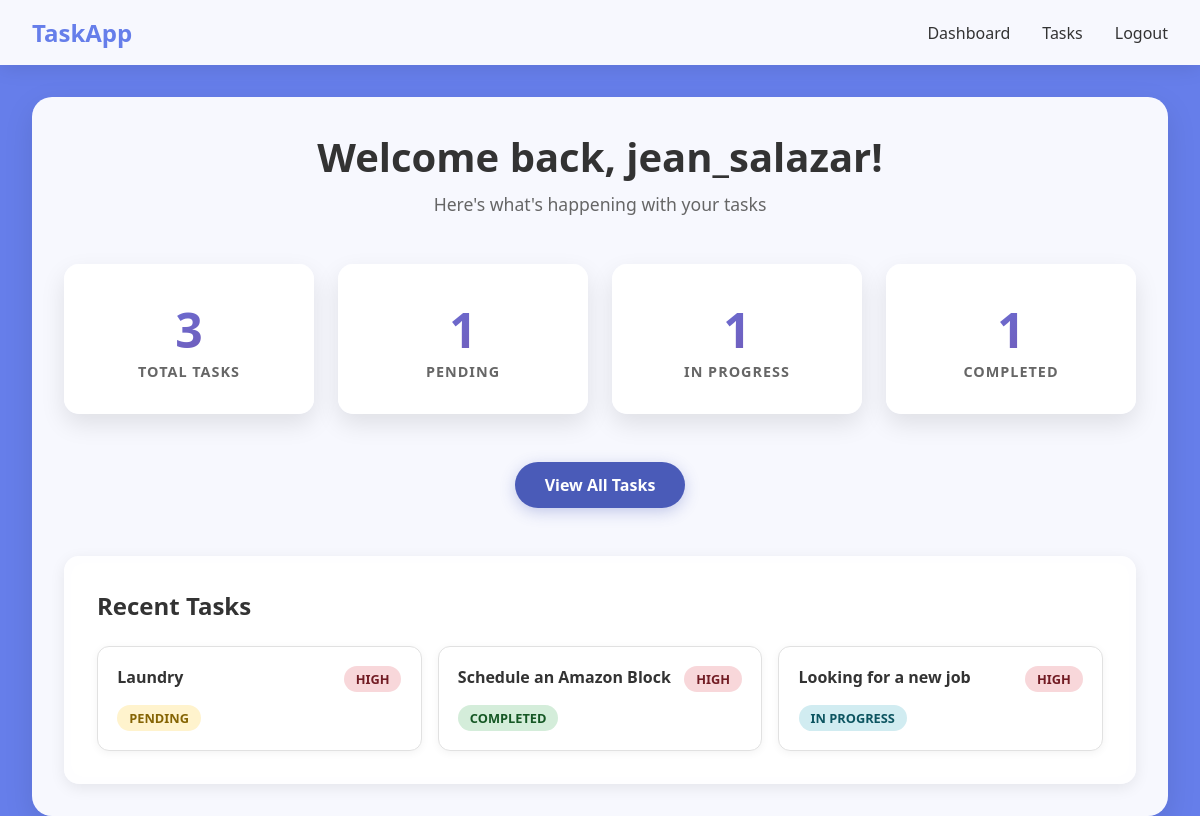
The page /dashboard/ (signed in) on the database as committed earlier.
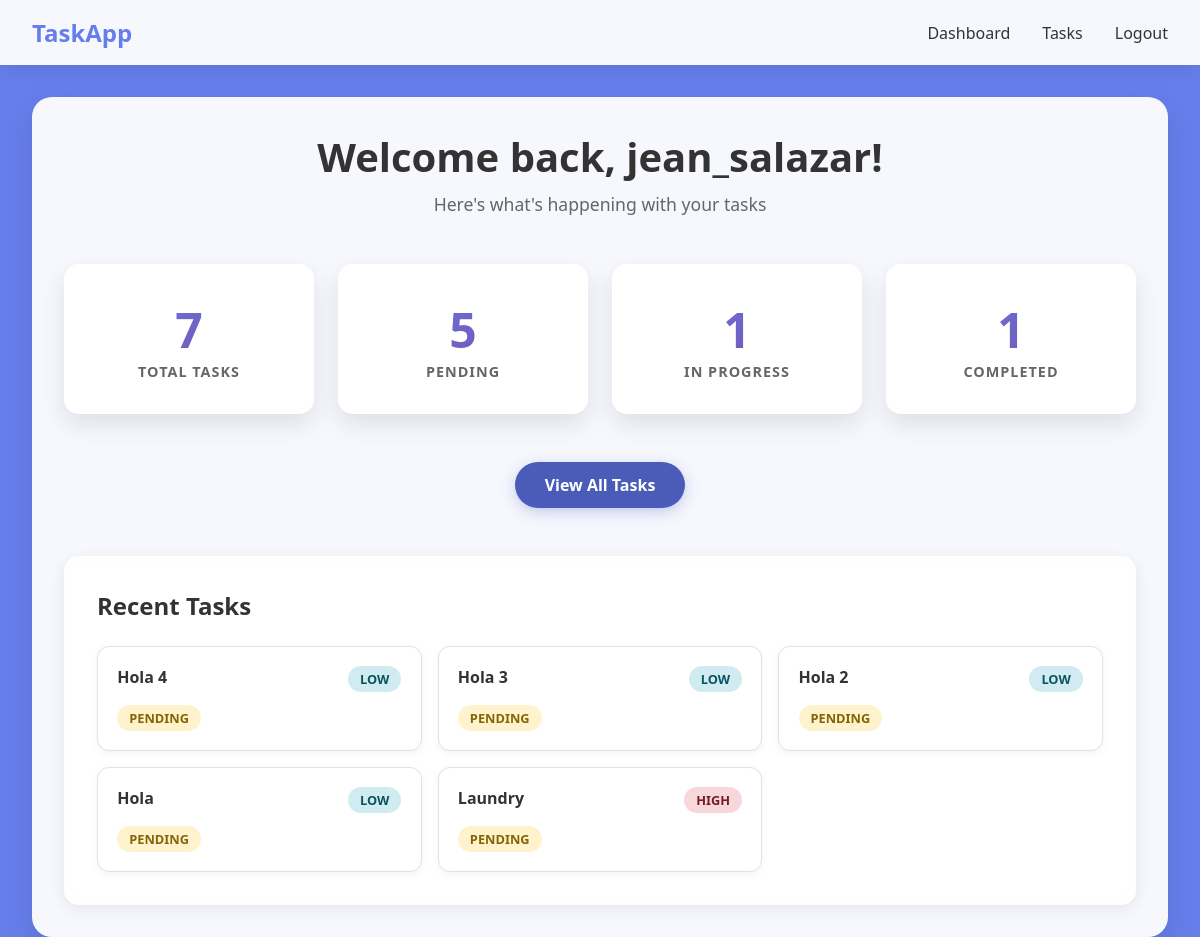
The same page on the database as committed later.
### tasks/models.py (models this page shows, shortened)
class Task(models.Model):
    class Priority(models.TextChoices):
        HIGH = 'high', 'High'
        MEDIUM = 'medium', 'Medium'
        LOW = 'low', 'Low'
    class Status(models.TextChoices):
        COMPLETED = 'completed', 'Completed'
        IN_PROGRESS = 'in_progress', 'In Progress'
        PENDING = 'pending', 'Pending'
    title = models.CharField(max_length=200)
    description = models.TextField(null=True, blank=True)
    created_at = models.DateTimeField(auto_now_add=True)
    updated_at = models.DateTimeField(auto_now=True)
    priority = models.CharField(max_length=10, choices=Priority.choices, default=Priority.LOW)
    status = models.CharField(max_length=20, choices=Status.choices, default=Status.PENDING)
    user = models.ForeignKey(User, on_delete=models.CASCADE)

### tasks/views.py (the view)
# urls.py: path('dashboard/', views.dashboard, name='dashboard'),
def dashboard(request):
    if request.user.is_authenticated:
        stats = Task.objects.filter(user=request.user).aggregate(
            total=Count('id'),
            pending=Count('id', filter=Q(status='pending')),
            in_progress=Count('id', filter=Q(status='in_progress')),
            completed=Count('id', filter=Q(status='completed'))
        )
        recent_tasks = Task.objects.filter(user=request.user).order_by('-created_at')[:5]
        return render(request, 'dashboard.html', {
            'total_tasks': stats['total'],
            'pending_tasks': stats['pending'],
            'in_progress_tasks': stats['in_progress'],
            'completed_tasks': stats['completed'],
            'recent_tasks': recent_tasks,
        })
    return render(request, 'dashboard.html')

### tasks/templates/dashboard.html
{% extends 'base.html' %}
{% block content %}
    <div class="main-content">
        <div class="dashboard-container">
            <div class="dashboard-header">
                <h1>Welcome back, {{ user.username }}!</h1>
                <p>Here's what's happening with your tasks</p>
            </div>
            <div class="dashboard-stats">
                <div class="stat-card">
                    <div class="stat-number">{{ total_tasks }}</div>
                    <div class="stat-label">Total Tasks</div>
                </div>
                <div class="stat-card">
                    <div class="stat-number">{{ pending_tasks }}</div>
                    <div class="stat-label">Pending</div>
                </div>
                <div class="stat-card">
                    <div class="stat-number">{{ in_progress_tasks }}</div>
                    <div class="stat-label">In Progress</div>
                </div>
                <div class="stat-card">
                    <div class="stat-number">{{ completed_tasks }}</div>
                    <div class="stat-label">Completed</div>
                </div>
            </div>
            <div class="dashboard-actions">
                <a href="{% url 'tasks' %}" class="btn btn-primary">View All Tasks</a>
            </div>
            <div class="recent-tasks">
                <h3>Recent Tasks</h3>
                {% if recent_tasks %}
                    <div class="task-list">
                        {% for task in recent_tasks %}
                            <div class="task-item">
                                <div class="task-item-header">
                                    <h4>{{ task.title }}</h4>
                                    <span class="task-priority priority-{{ task.priority }}">{{ task.get_priority_display }}</span>
                                </div>
                                <div class="task-status status-{{ task.status }}">{{ task.get_status_display }}</div>
                            </div>
                        {% endfor %}
                    </div>
                {% else %}
                    <p class="no-tasks">No tasks yet. <a href="{% url 'tasks' %}">Create your first task!</a></p>
                {% endif %}
            </div>
        </div>
    </div>
{% endblock %}

Rows that differ between the two databases and show on the page:
no longer on this page (row unchanged): Task: title "Schedule an Amazon Block", priority "HIGH", status "COMPLETED"
no longer on this page (row unchanged): Task: title "Looking for a new job", priority "HIGH", status "IN PROGRESS"
added Task: title "Hola 4", priority "LOW", status "PENDING"
added Task: title "Hola 3", priority "LOW", status "PENDING"
added Task: title "Hola 2", priority "LOW", status "PENDING"
added Task: title "Hola", priority "LOW", status "PENDING"
Other text that changed with them:
{{ total_tasks }}: "3" → "7"
{{ pending_tasks }}: "1" → "5"
